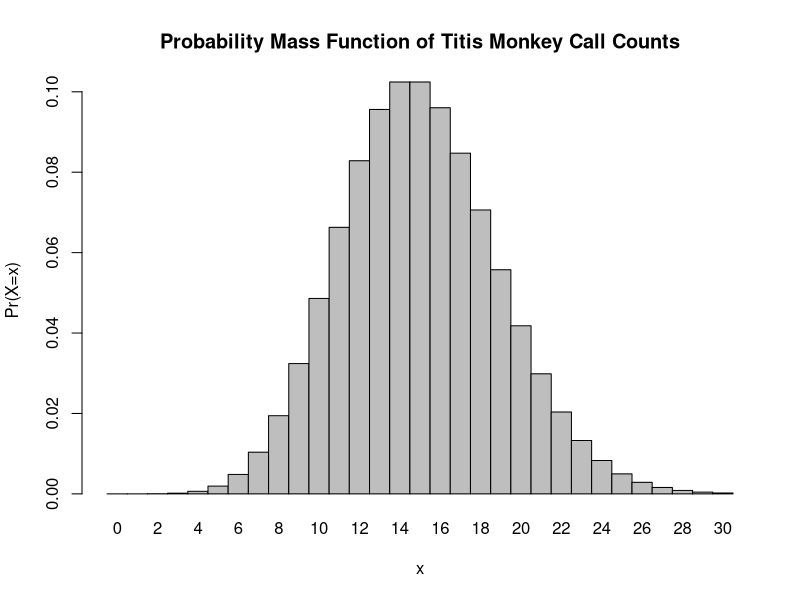
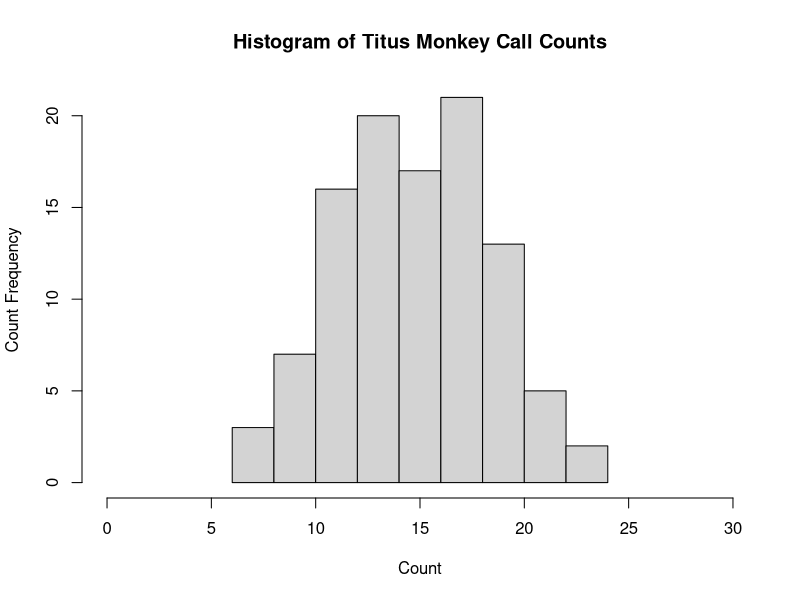

Source code (R) for these figures, in order:
## ---- chunk 1
1-ppois(q=8, lambda=15) #specifying q as 8 because we want MORE than (not including) 8. If it was more than or equal to 8 we would argue q as the realization one step down (aka 7)

ppois(q=8, lambda=15, lower.tail = FALSE) #can also argue for the upper tail probability
## ---- chunk 2
dpois(x=0, lambda=15) #if we rounded it to significant decimal places it would be 0% chance. 
## ---- chunk 3
dpois(3,15) 
## ---- chunk 4
barplot(height=dpois(0:30,15), space=0, names.arg = 0:30, ylab = "Pr(X=x)", xlab='x', main= "Probability Mass Function of Titis Monkey Call Counts") 
# height = a vector to describe the bars of the plot. We use the dpois to calculate a vector of probability mass values for the counts 0 through 30 inclusive. 
#names.arg is specifying the individual bar labels. In this case our count realizations (a sequence from 0-30)
## ---- chunk 5
set.seed(1) 
#use set seed to retain the exact random generation. 
rpois(n=104,15) 
#n argument for the rpois is indicating the number of variates you want to generate. #second argument is still the lambda value. 
## ---- chunk 6
set.seed(1)
#calling set.seed to generate the same data to plot as was generated in the previous exercise
x <- rpois(n=104,15) 
#assigning the data to a random variable x to plug into the hist data argument
hist(x,xlim= c(0,30), main = "Histogram of Titus Monkey Call Counts", xlab= 'Count', ylab = 'Count Frequency')
